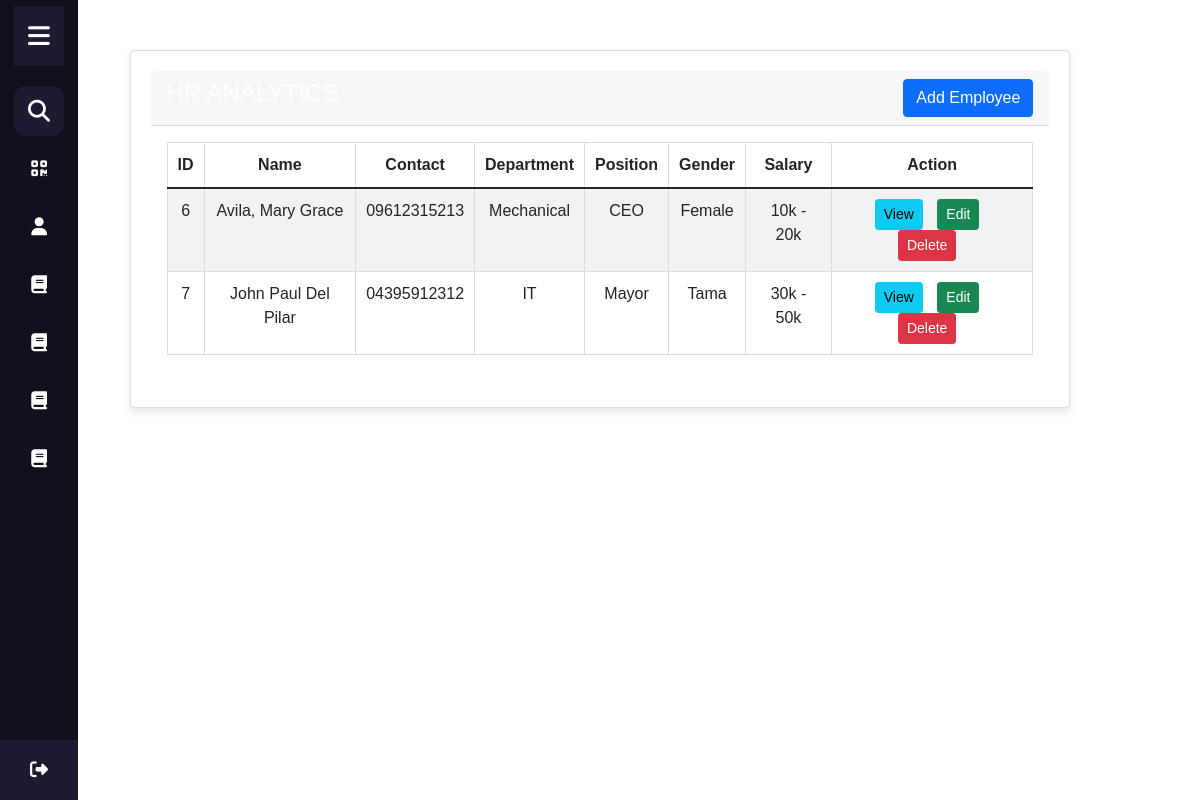
The app's page /admin/index.php with its own data.
### tables this page shows
CREATE TABLE `resources` (
  `id` int(20) NOT NULL,
  `name` varchar(255) NOT NULL,
  `contact` varchar(255) NOT NULL,
  `department` varchar(255) NOT NULL,
  `position` varchar(255) NOT NULL,
  `gender` varchar(255) NOT NULL,
  `salary` varchar(255) NOT NULL
);

### admin/index.php (the view, shortened to what this page needs)
<?php
require 'Connections.php';
$query = "SELECT * FROM resources";
$query_run = mysqli_query($con, $query);
?>
<!DOCTYPE html>
<html lang="en" dir="ltr">
<head>
    <link rel="stylesheet" href="fontawsome/css/all.min.css">
    <link rel="stylesheet" href="fontawsome/css/fontawesome.min.css">
    <link rel="stylesheet" href="avi2.css"/>
    <link href='https://unpkg.com/boxicons@2.0.7/css/boxicons.min.css' rel='stylesheet'>
    <link href="https://cdn.jsdelivr.net/npm/bootstrap@5.1.3/dist/css/bootstrap.min.css" rel="stylesheet">
</head>
<body>
    <div class="container-xxl">
        <div class="row">
        <div class="col-md-13 d-flex justify-content-center">
                <div class="card">
                    <div class="card-header">
                        <h4>HR ANALYTICS
                        <a href="hr-posting.php" class="btn btn-primary float-end">Add Employee</a>
                        </h4>
                    </div>
                    <div class="card-body">
                        <?php if (mysqli_num_rows($query_run) > 0): ?>
                        <table class="table table-bordered table-striped">
                            <thead>
                                <tr>
                                    <th>ID</th>
                                    <th>Name</th>
                                    <th>Contact</th>
                                    <th>Department</th>
                                    <th>Position</th>
                                    <th>Gender</th>
                                    <th>Salary</th>
                                    <th>Action</th>
                                </tr>
                            </thead>
                            <tbody>
                                <?php while ($resource = mysqli_fetch_assoc($query_run)): ?>
                                <tr>
                                    <td><?= $resource['id']; ?></td>
                                    <td><?= $resource['name']; ?></td>
                                    <td><?= $resource['contact']; ?></td>
                                    <td><?= $resource['department']; ?></td>
                                    <td><?= $resource['position']; ?></td>
                                    <td><?= $resource['gender']; ?></td>
                                    <td><?= $resource['salary']; ?></td>
                                    <td>
                                        <button type="button" class="btn btn-info btn-sm viewBtn" data-bs-toggle="modal" data-bs-target="#viewEmployeeModal" data-employee-id="<?= $resource['id']; ?>">View</button>
                                        <button type="button" class="btn btn-success btn-sm editBtn" data-bs-toggle="modal" data-bs-target="#editEmployeeModal" data-employee-id="<?= $resource['id']; ?>">Edit</button>
                                        <button type="button" class="btn btn-danger btn-sm deleteBtn" data-employee-id="<?= $resource['id']; ?>">Delete</button>
                                    </td>
                                </tr>
                                <?php endwhile; ?>
                            </tbody>
                        </table>
                        <?php else: ?>
                            <h4>No Record Found</h4>
                        <?php endif; ?>
                    </div>
                </div>
            </div>
        </div>
    </div>
</body>
</html>
<div class="sidebar">
    <div class="logo-details">
        <i class='fas fa-bars' id="btn" ></i>
    </div>
    <ul class="nav-list">
      <li>
        <i class='fas fa-search' ></i>
      </li>
      <li>
        <a href="2206.php">
          <i class='fas fa-qrcode'></i>
        </a>
      </li>
      <li>
       <a href="index.php">
         <i class='fas fa-user' ></i>
       </a>
     </li>
     <li>
       <a href="#">
         <i class='fas fa-book' ></i>
       </a>
     </li>
     <li>
       <a href="#">
         <i class='fas fa-book' ></i>
       </a>
     </li>
     <li>
       <a href="#">
         <i class='fas fa-book' ></i>
       </a>
     </li>
     <li>
       <a href="#">
         <i class='fas fa-book' ></i>
       </a>
     </li>
     <li class="profile">
         <div class="profile-details">
           <div class="name_job">
             <div class="name">MG</div>
             <div class="email">avilamarygrace24@gmail.com</div>
           </div>
         </div>
         <a href="../login.php"><i class='fas fa-right-from-bracket' id="log_out" ></i></a>
     </li>
    </ul>
  </div>

### admin/avi2.css (style rules this page uses)
* { margin: 0; padding: 0; box-sizing: border-box; font-family: "Poppins" , sans-serif; }
.sidebar { position: fixed; left: 0; top: 0; height: 100%; width: 78px; background: #11101D; padding: 6px 14px; z-index: 99; transition: all 0.5s ease; }
.sidebar .logo-details { height: 60px; display: flex; align-items: center; position: relative; }
.sidebar .logo-details #btn { position: absolute; top: 50%; right: 0; transform: translateY(-50%); font-size: 22px; transition: all 0.4s ease; font-size: 25px; text-align: center; cursor: pointer; transition: all 0.5s ease; background: #1d1b31; }
.sidebar i { color: #fff; height: 60px; min-width: 50px; font-size: 28px; text-align: center; line-height: 60px; }
.sidebar .nav-list { margin-top: 20px; height: 100%; margin-left: -32px; }
.sidebar li { position: relative; margin: 8px 0; list-style: none; }
.sidebar .fa-search { position: absolute; top: 50%; left: 0; transform: translateY(-50%); font-size: 22px; background: #1d1b31; color: #FFF; }
.sidebar li a { display: flex; height: 100%; width: 100%; border-radius: 12px; align-items: center; text-decoration: none; transition: all 0.4s ease; background: #11101D; }
.sidebar li i { height: 50px; line-height: 50px; font-size: 18px; border-radius: 12px; }
.sidebar li.profile { position: fixed; height: 60px; width: 78px; left: 0; bottom: -8px; padding: 10px 14px; background: #11101D; transition: all 0.5s ease; overflow: hidden; }
.sidebar li .profile-details { display: flex; align-items: center; flex-wrap: nowrap; }
.sidebar li.profile .name, .sidebar li.profile .email { font-size: 15px; font-weight: 400; color: #fff; white-space: nowrap; }
.sidebar li.profile .email { font-size: 12px; }
.sidebar .profile #log_out { position: absolute; top: 50%; right: 0; transform: translateY(-50%); background: #1d1b31; width: 100%; height: 60px; line-height: 60px; border-radius: 0px; transition: all 0.5s ease; }
.card { width: 80%; margin: 50px auto 0; padding: 20px; box-shadow: 0 4px 8px rgba(0, 0, 0, 0.1); background-color: #fff; }
.card-header { background-color: #007bff; color: #fff; padding: 10px; border-radius: 5px 5px 0 0; }
.card-body { padding: 20px; }
.card-body table { width: 100%; border-collapse: collapse; }
.card-body table th, .card-body table td { padding: 10px; text-align: center; border: 1px solid #ddd; }
.card-body .btn { margin-right: 10px; }

### records on screen
resources: id "6", name "Avila, Mary Grace", contact "09612315213", department "Mechanical", position "CEO", gender "Female", salary "10k - 20k"
resources: id "7", name "John Paul Del Pilar", contact "04395912312", department "IT", position "Mayor", gender "Tama", salary "30k - 50k"
